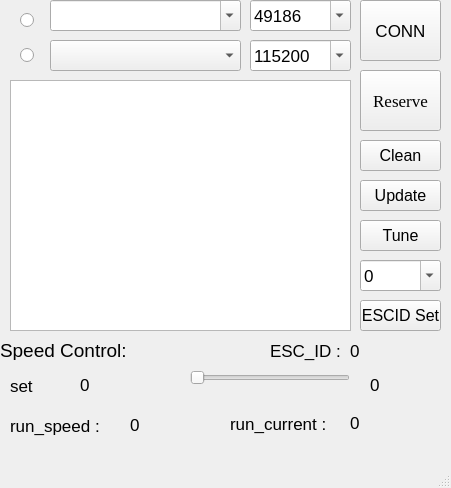
<?xml version="1.0" encoding="UTF-8"?>
<ui version="4.0">
 <class>MainWindow</class>
 <widget class="QMainWindow" name="MainWindow">
  <property name="geometry">
   <rect>
    <x>0</x>
    <y>0</y>
    <width>451</width>
    <height>488</height>
   </rect>
  </property>
  <property name="acceptDrops">
   <bool>false</bool>
  </property>
  <property name="windowTitle">
   <string>MainWindow</string>
  </property>
  <widget class="QWidget" name="centralwidget">
   <widget class="QTextEdit" name="text_output">
    <property name="geometry">
     <rect>
      <x>10</x>
      <y>80</y>
      <width>341</width>
      <height>251</height>
     </rect>
    </property>
    <property name="font">
     <font>
      <pointsize>13</pointsize>
     </font>
    </property>
   </widget>
   <widget class="QComboBox" name="comboBox_uart">
    <property name="geometry">
     <rect>
      <x>50</x>
      <y>40</y>
      <width>191</width>
      <height>31</height>
     </rect>
    </property>
    <property name="font">
     <font>
      <pointsize>12</pointsize>
     </font>
    </property>
    <property name="editable">
     <bool>false</bool>
    </property>
   </widget>
   <widget class="QPushButton" name="button_clean">
    <property name="geometry">
     <rect>
      <x>360</x>
      <y>140</y>
      <width>81</width>
      <height>31</height>
     </rect>
    </property>
    <property name="font">
     <font>
      <pointsize>12</pointsize>
     </font>
    </property>
    <property name="text">
     <string>Clean</string>
    </property>
   </widget>
   <widget class="QComboBox" name="baudrate_CB">
    <property name="enabled">
     <bool>true</bool>
    </property>
    <property name="geometry">
     <rect>
      <x>250</x>
      <y>40</y>
      <width>101</width>
      <height>31</height>
     </rect>
    </property>
    <property name="font">
     <font>
      <pointsize>13</pointsize>
     </font>
    </property>
    <property name="editable">
     <bool>true</bool>
    </property>
    <property name="currentText">
     <string>115200</string>
    </property>
   </widget>
   <widget class="QComboBox" name="comboBox_udp">
    <property name="geometry">
     <rect>
      <x>50</x>
      <y>0</y>
      <width>191</width>
      <height>31</height>
     </rect>
    </property>
    <property name="font">
     <font>
      <pointsize>12</pointsize>
     </font>
    </property>
    <property name="editable">
     <bool>true</bool>
    </property>
   </widget>
   <widget class="QComboBox" name="udp_port">
    <property name="enabled">
     <bool>true</bool>
    </property>
    <property name="geometry">
     <rect>
      <x>250</x>
      <y>0</y>
      <width>101</width>
      <height>31</height>
     </rect>
    </property>
    <property name="font">
     <font>
      <pointsize>13</pointsize>
     </font>
    </property>
    <property name="editable">
     <bool>true</bool>
    </property>
    <property name="currentText">
     <string>49186</string>
    </property>
   </widget>
   <widget class="QRadioButton" name="radioButton_udp">
    <property name="geometry">
     <rect>
      <x>20</x>
      <y>10</y>
      <width>16</width>
      <height>20</height>
     </rect>
    </property>
    <property name="text">
     <string/>
    </property>
   </widget>
   <widget class="QRadioButton" name="radioButton_uart">
    <property name="geometry">
     <rect>
      <x>20</x>
      <y>40</y>
      <width>16</width>
      <height>30</height>
     </rect>
    </property>
    <property name="text">
     <string/>
    </property>
   </widget>
   <widget class="QSlider" name="QSlider_speed_control">
    <property name="geometry">
     <rect>
      <x>190</x>
      <y>370</y>
      <width>160</width>
      <height>16</height>
     </rect>
    </property>
    <property name="orientation">
     <enum>Qt::Horizontal</enum>
    </property>
   </widget>
   <widget class="QLabel" name="label_pitch_speed_Kp">
    <property name="geometry">
     <rect>
      <x>10</x>
      <y>370</y>
      <width>31</width>
      <height>31</height>
     </rect>
    </property>
    <property name="font">
     <font>
      <pointsize>13</pointsize>
     </font>
    </property>
    <property name="text">
     <string>set</string>
    </property>
   </widget>
   <widget class="QLabel" name="label_data_speed_set">
    <property name="geometry">
     <rect>
      <x>80</x>
      <y>370</y>
      <width>61</width>
      <height>31</height>
     </rect>
    </property>
    <property name="font">
     <font>
      <pointsize>13</pointsize>
     </font>
    </property>
    <property name="text">
     <string>0</string>
    </property>
    <property name="textInteractionFlags">
     <set>Qt::TextEditorInteraction</set>
    </property>
   </widget>
   <widget class="QLabel" name="label_data_speed_control_max">
    <property name="geometry">
     <rect>
      <x>370</x>
      <y>370</y>
      <width>71</width>
      <height>31</height>
     </rect>
    </property>
    <property name="font">
     <font>
      <pointsize>13</pointsize>
     </font>
    </property>
    <property name="text">
     <string>0</string>
    </property>
    <property name="textInteractionFlags">
     <set>Qt::LinksAccessibleByMouse|Qt::TextEditable|Qt::TextEditorInteraction|Qt::TextSelectableByKeyboard|Qt::TextSelectableByMouse</set>
    </property>
   </widget>
   <widget class="QLabel" name="label_speed_control">
    <property name="geometry">
     <rect>
      <x>0</x>
      <y>340</y>
      <width>141</width>
      <height>20</height>
     </rect>
    </property>
    <property name="font">
     <font>
      <pointsize>14</pointsize>
     </font>
    </property>
    <property name="text">
     <string>Speed Control:</string>
    </property>
   </widget>
   <widget class="QPushButton" name="button_conn">
    <property name="geometry">
     <rect>
      <x>360</x>
      <y>0</y>
      <width>81</width>
      <height>61</height>
     </rect>
    </property>
    <property name="font">
     <font>
      <pointsize>13</pointsize>
     </font>
    </property>
    <property name="text">
     <string>CONN</string>
    </property>
   </widget>
   <widget class="QLabel" name="label_escid_0">
    <property name="geometry">
     <rect>
      <x>270</x>
      <y>336</y>
      <width>81</width>
      <height>30</height>
     </rect>
    </property>
    <property name="font">
     <font>
      <pointsize>13</pointsize>
     </font>
    </property>
    <property name="text">
     <string>ESC_ID :</string>
    </property>
   </widget>
   <widget class="QLabel" name="label_data_esc_id">
    <property name="geometry">
     <rect>
      <x>350</x>
      <y>336</y>
      <width>81</width>
      <height>30</height>
     </rect>
    </property>
    <property name="font">
     <font>
      <pointsize>13</pointsize>
     </font>
    </property>
    <property name="text">
     <string>0</string>
    </property>
    <property name="textInteractionFlags">
     <set>Qt::TextEditorInteraction</set>
    </property>
   </widget>
   <widget class="QLabel" name="label_data_run_current">
    <property name="geometry">
     <rect>
      <x>350</x>
      <y>408</y>
      <width>81</width>
      <height>31</height>
     </rect>
    </property>
    <property name="font">
     <font>
      <pointsize>13</pointsize>
     </font>
    </property>
    <property name="text">
     <string>0</string>
    </property>
    <property name="textInteractionFlags">
     <set>Qt::TextEditorInteraction</set>
    </property>
   </widget>
   <widget class="QLabel" name="label_run_current">
    <property name="geometry">
     <rect>
      <x>230</x>
      <y>408</y>
      <width>101</width>
      <height>31</height>
     </rect>
    </property>
    <property name="font">
     <font>
      <pointsize>13</pointsize>
     </font>
    </property>
    <property name="text">
     <string>run_current :</string>
    </property>
   </widget>
   <widget class="QLabel" name="label_data_run_speed">
    <property name="geometry">
     <rect>
      <x>130</x>
      <y>410</y>
      <width>81</width>
      <height>31</height>
     </rect>
    </property>
    <property name="font">
     <font>
      <pointsize>13</pointsize>
     </font>
    </property>
    <property name="text">
     <string>0</string>
    </property>
    <property name="textInteractionFlags">
     <set>Qt::TextEditorInteraction</set>
    </property>
   </widget>
   <widget class="QLabel" name="label_run_speed">
    <property name="geometry">
     <rect>
      <x>10</x>
      <y>410</y>
      <width>101</width>
      <height>31</height>
     </rect>
    </property>
    <property name="font">
     <font>
      <pointsize>13</pointsize>
     </font>
    </property>
    <property name="text">
     <string>run_speed :</string>
    </property>
   </widget>
   <widget class="QPushButton" name="button_update">
    <property name="geometry">
     <rect>
      <x>360</x>
      <y>180</y>
      <width>81</width>
      <height>31</height>
     </rect>
    </property>
    <property name="font">
     <font>
      <pointsize>12</pointsize>
     </font>
    </property>
    <property name="text">
     <string>Update</string>
    </property>
   </widget>
   <widget class="QPushButton" name="button_tune">
    <property name="geometry">
     <rect>
      <x>360</x>
      <y>220</y>
      <width>81</width>
      <height>31</height>
     </rect>
    </property>
    <property name="font">
     <font>
      <pointsize>12</pointsize>
     </font>
    </property>
    <property name="text">
     <string>Tune</string>
    </property>
   </widget>
   <widget class="QPushButton" name="button_data_escid_set">
    <property name="geometry">
     <rect>
      <x>360</x>
      <y>300</y>
      <width>81</width>
      <height>31</height>
     </rect>
    </property>
    <property name="font">
     <font>
      <pointsize>12</pointsize>
     </font>
    </property>
    <property name="text">
     <string>ESCID Set</string>
    </property>
   </widget>
   <widget class="QComboBox" name="escid_set">
    <property name="enabled">
     <bool>true</bool>
    </property>
    <property name="geometry">
     <rect>
      <x>360</x>
      <y>260</y>
      <width>81</width>
      <height>31</height>
     </rect>
    </property>
    <property name="font">
     <font>
      <pointsize>13</pointsize>
     </font>
    </property>
    <property name="editable">
     <bool>true</bool>
    </property>
    <property name="currentText">
     <string>0</string>
    </property>
   </widget>
   <widget class="QPushButton" name="button_reserve">
    <property name="geometry">
     <rect>
      <x>360</x>
      <y>70</y>
      <width>81</width>
      <height>61</height>
     </rect>
    </property>
    <property name="font">
     <font>
      <family>Times New Roman</family>
      <pointsize>13</pointsize>
     </font>
    </property>
    <property name="text">
     <string>Reserve</string>
    </property>
   </widget>
  </widget>
  <widget class="QMenuBar" name="menubar">
   <property name="geometry">
    <rect>
     <x>0</x>
     <y>0</y>
     <width>451</width>
     <height>26</height>
    </rect>
   </property>
  </widget>
  <widget class="QStatusBar" name="statusbar"/>
 </widget>
 <resources/>
 <connections/>
</ui>
